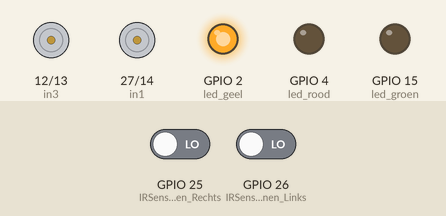
Bench run of a sketch on a simulated ESP32. Parts: motor-driver pin pairs drawn as motors (green arrow = first pin HIGH = forward, orange = second pin HIGH = backward, longer = more drive), output pins drawn as LEDs (lit = HIGH). Inputs (shaded band) come from the test bench; at power-on: GPIO 25 (IRSensor_Binnen_Rechts) LOW, GPIO 26 (IRSensor_Binnen_Links) LOW. What the sketch prints to the serial monitor is not drawn.

Above: at 1.2 s.
1.3 s: GPIO 25 (IRSensor_Binnen_Rechts) driven HIGH
At 2.5 s:
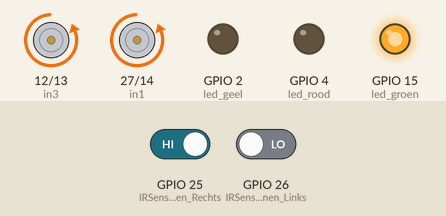
2.8 s: GPIO 26 (IRSensor_Binnen_Links) driven HIGH
At 5.1 s:
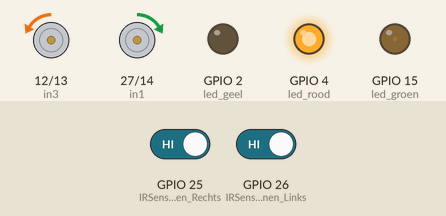
5.5 s: GPIO 25 (IRSensor_Binnen_Rechts) driven LOW
At 6.7 s:
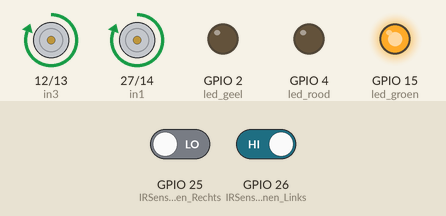
7.0 s: GPIO 25 (IRSensor_Binnen_Rechts) driven HIGH
At 7.9 s:
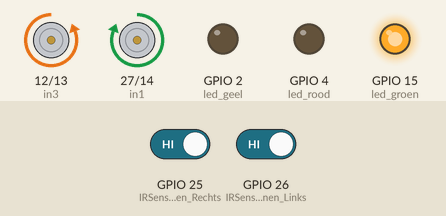
9.7 s: GPIO 26 (IRSensor_Binnen_Links) driven LOW
At 10.1 s:
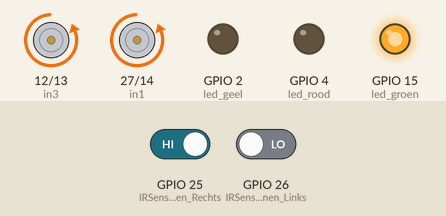
Timing chart, 0 to 12.2 s (numbered marks = the images above; inputs shaded):
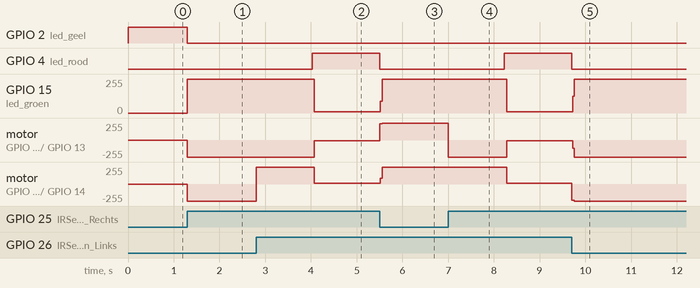

The sketch:

Line_Following_Car.ino
```cpp
#include <analogWrite.h>

// IR SENSOREN

int IRSensor_Binnen_Links = 26;
int IRSensor_Binnen_Rechts = 25;

//MOTOR LINKS
int in1 = 27;
int in2 = 14;


//MOTOR RECHTS
int in3 = 12;
int in4 = 13;

//LEDS
int led_rood = 4;
int led_geel = 2;
int led_groen = 15;

//TIMER
int counter = 0;


void setup() {
  Serial.begin(115200);

  pinMode(IRSensor_Binnen_Links, INPUT);
  pinMode(IRSensor_Binnen_Rechts, INPUT);
  pinMode(in1, OUTPUT);
  pinMode(in2, OUTPUT);
  pinMode(in3, OUTPUT);
  pinMode(in4, OUTPUT);
  pinMode(led_rood, OUTPUT);
  pinMode(led_geel, OUTPUT);
  pinMode(led_groen, OUTPUT);
}

void loop() {


  Serial.print("IRSensor Binnen Rechts status = " );
  Serial.println(digitalRead(IRSensor_Binnen_Rechts));
  Serial.print("IRSensor Binnen Links status = " );
  Serial.println(digitalRead(IRSensor_Binnen_Links));


  //VOORUIT
  if (digitalRead(IRSensor_Binnen_Rechts) == 1 && digitalRead(IRSensor_Binnen_Links) == 1) {
    digitalWrite(in1, 200);
    digitalWrite(in2, 0);
    digitalWrite(in3, 0);
    digitalWrite(in4, 200);
    digitalWrite(led_groen, HIGH);
    digitalWrite(led_geel, LOW);
    counter = counter + 1;
    Serial.print(counter);

    if (counter >= 200) {
      digitalWrite(in1, 0);
      digitalWrite(in2, 0);
      digitalWrite(in3, 0);
      digitalWrite(in4, 0);
      digitalWrite(led_groen, LOW);
      digitalWrite(led_geel, LOW);
      digitalWrite(led_rood, HIGH);
    }

  }

  //STOP
  if (digitalRead(IRSensor_Binnen_Rechts) == 0 && digitalRead(IRSensor_Binnen_Links) == 0) {
    digitalWrite(in1, 0);
    digitalWrite(in2, 0);
    digitalWrite(in3, 0);
    digitalWrite(in4, 0);
    digitalWrite(led_groen, LOW);
    digitalWrite(led_geel, HIGH);
    digitalWrite(led_rood, LOW);
    counter = 0;


  }

  //DRAAIEN
  if (digitalRead(IRSensor_Binnen_Links) == 0 && digitalRead(IRSensor_Binnen_Rechts) == 1) {
    digitalWrite(in1, 0);
    digitalWrite(in2, 200);
    digitalWrite(in3, 0);
    digitalWrite(in4, 200);
    digitalWrite(led_groen, HIGH);
    digitalWrite(led_geel, LOW);
    digitalWrite(led_rood, LOW);
    counter = 0;

  }

  if (digitalRead(IRSensor_Binnen_Links) == 1 && digitalRead(IRSensor_Binnen_Rechts) == 0) {
    digitalWrite(in1, 200);
    digitalWrite(in2, 0);
    digitalWrite(in3, 200);
    digitalWrite(in4, 0);
    digitalWrite(led_groen, HIGH);
    digitalWrite(led_geel, LOW);
    digitalWrite(led_rood, LOW);
    counter = 0;

  }
}
```

Measured:
- after the input at 1.3 s, GPIO 2 (led_geel): HIGH → LOW at once; GPIO 15 (led_groen): 0/255 → 255/255 at once; motor on GPIO 12 (in3) / GPIO 13 (in4), motor on GPIO 27 (in1) / GPIO 14 (in2): stopped → backward 255/255 at once
- after the input at 2.8 s, GPIO 4 (led_rood): LOW → HIGH after 1.2 s; GPIO 15 (led_groen): 255/255 → 9/255 after 1.3 s; motor on GPIO 12 (in3) / GPIO 13 (in4): backward 255/255 → backward 9/255 after 1.3 s; motor on GPIO 27 (in1) / GPIO 14 (in2): backward 255/255 → forward 255/255 at once, → forward 9/255 1.3 s later
- after the input at 5.5 s, GPIO 4 (led_rood): HIGH → LOW at once; GPIO 15 (led_groen): 9/255 → 255/255 at once; motor on GPIO 12 (in3) / GPIO 13 (in4): backward 9/255 → forward 255/255 at once; motor on GPIO 27 (in1) / GPIO 14 (in2): forward 9/255 → forward 255/255 at once
- after the input at 7.0 s, GPIO 4 (led_rood): LOW → HIGH after 1.2 s; GPIO 15 (led_groen): 255/255 → 9/255 after 1.3 s; motor on GPIO 12 (in3) / GPIO 13 (in4): forward 255/255 → backward 255/255 at once, → backward 9/255 1.3 s later; motor on GPIO 27 (in1) / GPIO 14 (in2): forward 255/255 → forward 9/255 after 1.3 s
- after the input at 9.7 s, GPIO 4 (led_rood): HIGH → LOW at once; GPIO 15 (led_groen): 9/255 → 255/255 at once; motor on GPIO 12 (in3) / GPIO 13 (in4): backward 9/255 → backward 255/255 at once; motor on GPIO 27 (in1) / GPIO 14 (in2): forward 9/255 → backward 255/255 at once
